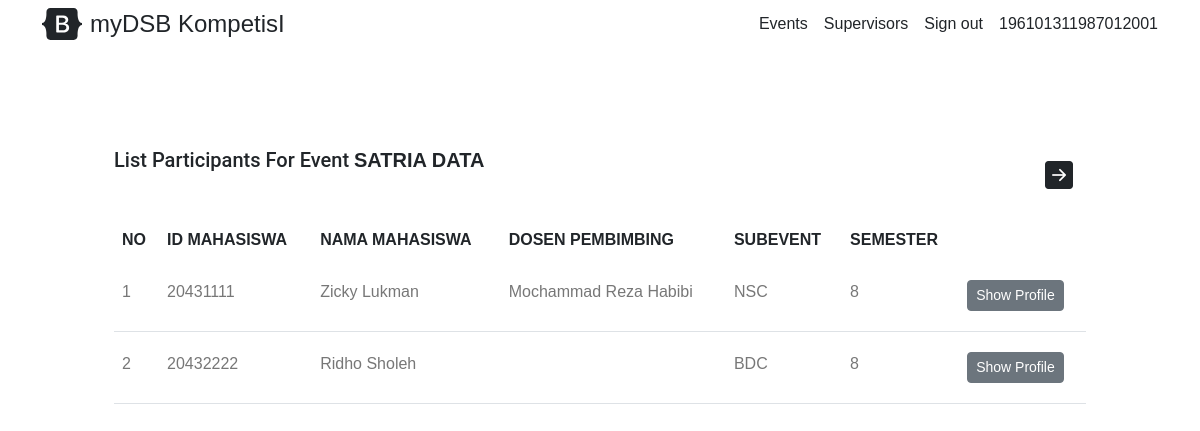
The app's page /events/1/participants (signed in) with its own data.
### models/users.py (models this page shows, shortened)
class Users(db.Model, UserMixin):
    __tablename__ = 'users'
    id = db.Column(db.Integer, primary_key=True)
    fullname = db.Column(db.String)
    username = db.Column(db.String, unique = True)
    email = db.Column(db.String, unique = True)
    role = db.Column(db.String)
    password = db.Column(db.String)

### tables this page shows
CREATE TABLE events (
  id INTEGER,
  start DATETIME,
  end DATETIME,
  text TEXT NOT NULL,
  color TEXT NOT NULL,
  bg TEXT NOT NULL,
  detail TEXT NOT NULL,
  PRIMARY KEY("id" AUTOINCREMENT)
);

CREATE TABLE events_participants (
  id INTEGER,
  id_event INTEGER,
  title_event TEXT,
  id_mahasiswa INTEGER,
  nama_mahasiswa TEXT,
  id_dosen INTEGER,
  nama_dosen TEXT,
  id_subevent INTEGER,
  keterangan_subevent TEXT,
  semester INTEGER,
  PRIMARY KEY("id" AUTOINCREMENT)
);

### routes/participants.py (the view)
@participants_bp.route("/events/<id_event>/participants", methods=["GET"])
def get_participants_by_events(id_event=None):
  if not current_user.is_authenticated:
    flash('please login')
    return redirect(url_for('index'))
  if not current_user.role == 'dosen':
    flash('you dont have access')
    return redirect(url_for('index'))
  data, title = participants_ct.get_participants_by_events(str(id_event))
  return render_template('participants/get_participants_by_event.html', data=data, title=title)

### controller/participants.py (called while the page is built)
def get_participants_by_events(id_event=None):
   conn = sqlite3.connect(DB)
   cursor = conn.cursor()
   cursor.execute("SELECT * FROM `events_participants` WHERE (`id_event` = ?)", (id_event,))
   data = cursor.fetchall()
   title = cursor.execute("SELECT text FROM `events` WHERE (`id` = ?)", (id_event,)).fetchone()
   conn.close()
   return data, title

### models/users.py (called while the page is built)
@lm.user_loader
def user_loader(id):
    return Users.query.get(int(id))

### templates/participants/get_participants_by_event.html (shortened to what this page needs)
<!doctype html>
<html lang="en">
  <head>
    <link href="https://cdn.jsdelivr.net/npm/bootstrap@5.2/dist/css/bootstrap.min.css" rel="stylesheet">
    <link rel="stylesheet" href="https://cdn.jsdelivr.net/npm/bootstrap-icons@1.10/font/bootstrap-icons.css">
    <link rel="stylesheet" href="../../static/css.css">
  </head>
  <body>
    <header>
      <div class="container d-flex flex-column flex-md-row align-items-center pb-1 pt-1"><a href="/" class="d-flex align-items-center text-dark text-decoration-none"><span class="fs-4">myDSB KompetisI</span></a>
          <nav class="d-inline-flex mt-2 mt-md-0 ms-md-auto">
            <a class="me-3 py-2 text-dark text-decoration-none" href="/events">Events</a>
            <a class="me-3 py-2 text-dark text-decoration-none" href="/supervisors">Supervisors</a>
            {% if current_user.is_authenticated %}
              <a class="me-3 py-2 text-dark text-decoration-none" href="/signout">Sign out</a>
              <a class="py-2 text-dark text-decoration-none" href="/users/home">{{ current_user.username }}</a>
            {% else %}
              <a class="me-3 py-2 text-dark text-decoration-none" href="/signin">Sign in</a>
              <a class="py-2 text-dark text-decoration-none" href="/signup">Sign up</a>
            {% endif %}
          </nav>
      </div>
    </header>
    <div class="container p-5">
      <div class="row pt-1">
        <div class="col-12 min-vh-100 p-5 container">
          <button class="btn float-end" data-bs-toggle="offcanvas" data-bs-target="#offcanvas" role="button" {% if not current_user.is_authenticated %} hidden {% endif %}>
            <i class="bi bi-arrow-right-square-fill fs-3" data-bs-toggle="offcanvas" data-bs-target="#offcanvas"></i>
          </button>
          <h2 class="mb-5">List Participants For Event <b>{{ title[0]|upper }}</b> </h2>
          <div class="table-responsive">
            <table class="table custom-table">
              <thead>
                <tr>
                  <th scope="col">NO</th>
                  <th scope="col">ID MAHASISWA</th>
                  <th scope="col">NAMA MAHASISWA</th>
                  <th scope="col">DOSEN PEMBIMBING</th>
                  <th scope="col">SUBEVENT</th>
                  <th scope="col">SEMESTER</th>
                </tr>
              </thead>
              <tbody>
                {% for dt in data %}
                <tr>
                  <td>{{ loop.index }}</td>
                  <td>{{ dt[3] }}</td>
                  <td>{{ dt[4] }}</td>
                  <td>{{ dt[6] }}</td>
                  <td>
                    {% if dt[8] != None %}
                    {{ dt[8] }}
                    {% else %}
                    Tidak Ada
                    {% endif %}
                  </td>
                  <td>{{ dt[9] }}</td>
                  <td>
                    <a href="#/">
                      <button type="button" class="btn btn-secondary btn-sm">Show Profile</button>
                    </a>
                  </td>
                </tr>
                {% endfor %}
              </tbody>
            </table>
          </div>
        </div>
      </div>
    </div>
  </body>
</html>

### static/css.css (style rules this page uses)
body { font-family: "Roboto", -apple-system, BlinkMacSystemFont, "Segoe UI", Roboto, "Helvetica Neue", Arial, "Noto Sans", sans-serif, "Apple Color Emoji", "Segoe UI Emoji", "Segoe UI Symbol", "Noto Color Emoji"; background-color: #fff; font-weight: 300; }
* { font-family: Arial, Helvetica, sans-serif; box-sizing: border-box; }
h1, h2, h3, h4, h5, h6, .h1, .h2, .h3, .h4, .h5, .h6 { font-family: "Roboto", -apple-system, BlinkMacSystemFont, "Segoe UI", Roboto, "Helvetica Neue", Arial, "Noto Sans", sans-serif, "Apple Color Emoji", "Segoe UI Emoji", "Segoe UI Symbol", "Noto Color Emoji"; }
a { -webkit-transition: .3s all ease; -o-transition: .3s all ease; transition: .3s all ease; }
a, a:hover { text-decoration: none !important; }
h2 { font-size: 20px; }
.custom-table { min-width: 900px; }
.custom-table thead tr, .custom-table thead th { border-top: none; border-bottom: none !important; }
.custom-table tbody th, .custom-table tbody td { color: #777; font-weight: 400; padding-bottom: 20px; padding-top: 20px; font-weight: 300; }
.custom-table tbody tr th, .custom-table tbody tr td { position: relative; -webkit-transition: .3s all ease; -o-transition: .3s all ease; transition: .3s all ease; }
.custom-table tbody tr th:before, .custom-table tbody tr th:after, .custom-table tbody tr td:before, .custom-table tbody tr td:after { -webkit-transition: .3s all ease; -o-transition: .3s all ease; transition: .3s all ease; content: ""; left: 0; right: 0; position: absolute; height: 1px; background: #bfbfbf; width: 100%; opacity: 0; visibility: hidden; }
.custom-table tbody tr th:before, .custom-table tbody tr td:before { top: -1px; }
.custom-table tbody tr th:after, .custom-table tbody tr td:after { bottom: -1px; }

### records on screen
Users: username "196101311987012001"
events: text "SATRIA DATA"
events_participants: id_mahasiswa "20431111", nama_mahasiswa "Zicky Lukman", nama_dosen "Mochammad Reza Habibi", keterangan_subevent "NSC", semester "8"
events_participants: id_mahasiswa "20432222", nama_mahasiswa "Ridho Sholeh", keterangan_subevent "BDC", semester "8"
